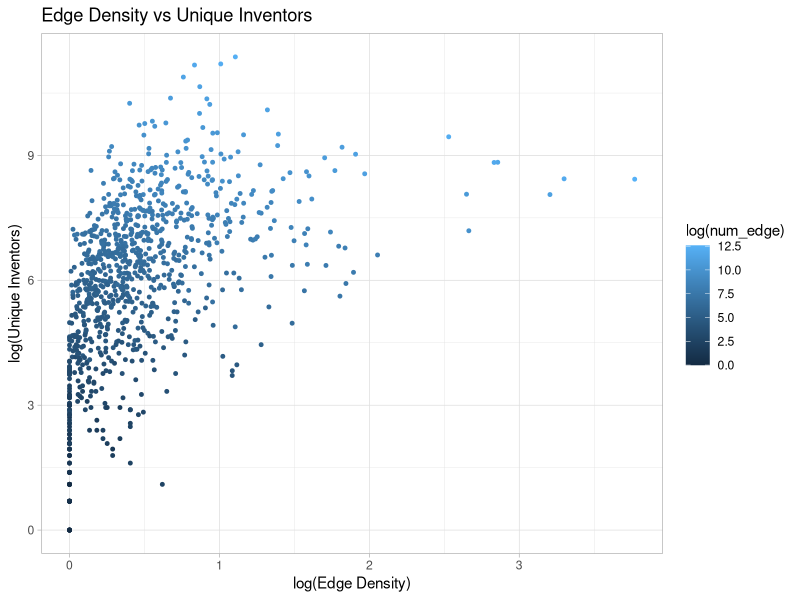
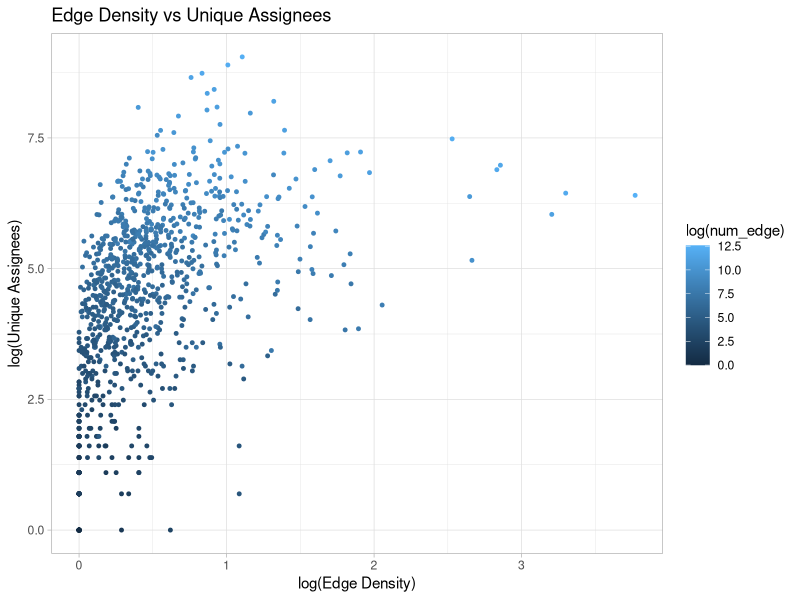

Generate these figures, in order, with R:
library(tidyverse)

df <- read_csv("sample_patents_stats.csv")

# General description of the data
lmod <- lm(log(edge_density)~log(unq_assignees), df)
summary(lmod)

lmod <- lm(log(num_edge)~log(unq_assignees), df)
summary(lmod)

lmod <- lm(log(edge_density)~log(unq_assignees) + log(num_edge), df)
summary(lmod)

lmod <- lm(log(edge_density) ~ log(unq_inventors), df)
summary(lmod)

lmod <- lm(log(edge_density) ~ log(unq_inventors) + log(num_edge), df)
summary(lmod)

lmod <- lm(log(edge_density) ~ log(unq_inventors) + log(num_edge) + log(unq_assignees), df)
summary(lmod)

lmod <- lm(log(edge_density) ~ log(num_edge), df)
summary(lmod)

# Plot inventors and edge density
ggplot(data=df) +
  geom_point(aes(x=log(edge_density),y=log(unq_inventors), col=log(num_edge)), size=1) +
  theme_light() +
  xlab("log(Edge Density)") +
  ylab("log(Unique Inventors)") +
  ggtitle("Edge Density vs Unique Inventors")

# Plot assignees and edge density
ggplot(data=df) +
  geom_point(aes(x=log(edge_density),y=log(unq_assignees), col=log(num_edge)), size=1) +
  theme_light() +
  xlab("log(Edge Density)") +
  ylab("log(Unique Assignees)") +
  ggtitle("Edge Density vs Unique Assignees")

# Claims and assignees and inventors
lmod <- lm(log(avg_claims)~log(unq_assignees), df)
summary(lmod)

lmod <- lm(log(avg_claims)~log(unq_inventors), df)
summary(lmod)

lmod <- lm(log(avg_claims)~log(unq_inventors) + log(unq_assignees), df)
summary(lmod)

lmod <- lm(log(avg_claims)~log(unq_inventors) + log(edge_density), df)
summary(lmod)

lmod <- lm(log(edge_density)~avg_sim,df)
summary(lmod)

lmod <- lm(log(edge_density)~log(avg_claims),df)
summary(lmod)
